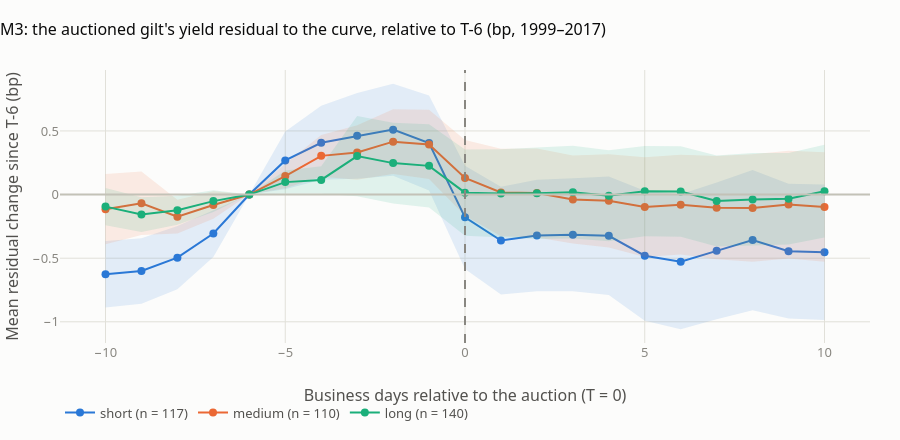

The notebook cell this image was saved under:
### Code cell
M3P = pd.read_csv(ms.M3_PATHS_FILE).merge(A[["auction_id", "bucket"]], on="auction_id")
M3P = M3P[M3P.groupby("auction_id")["residual_bp"].transform(lambda s: s.notna().all())]     # full paths only
agg = M3P.groupby(["bucket", "k"])["residual_rel_t6_bp"].agg(mean="mean", se=lambda s: s.std() / np.sqrt(len(s)), n="size").reset_index()
title = "M3: the auctioned gilt's yield residual to the curve, relative to T-6 (bp, 1999–2017)"
fig_s, ax = plt.subplots(figsize=(10, 4.6))
ax.axhline(0, color=plotting.BASELINE, lw=1); ax.axvline(0, color=plotting.INK_MUTED, lw=1, ls="--")
for b in order:
    a = agg[agg.bucket == b]
    ax.fill_between(a.k, a["mean"] - 1.96 * a.se, a["mean"] + 1.96 * a.se, color=cb[b], alpha=0.12, lw=0)
    ax.plot(a.k, a["mean"], color=cb[b], marker="o", ms=4, label=f"{b} (n = {int(a.n.iloc[0])})")
ax.set_xticks(range(-10, 11, 2)); ax.set_xlabel("Business days relative to the auction (T = 0)")
ax.set_ylabel("Mean residual change since T-6 (bp)"); ax.set_title(title); ax.legend(title=None, loc="upper left")
fig_s.tight_layout()
fig_p = go.Figure()
for b in order:
    a = agg[agg.bucket == b]
    r_, g_, b_ = (int(cb[b][i:i + 2], 16) for i in (1, 3, 5))
    fig_p.add_trace(go.Scatter(x=np.r_[a.k, a.k[::-1]], y=np.r_[a["mean"] + 1.96 * a.se, (a["mean"] - 1.96 * a.se)[::-1]],
                               fill="toself", fillcolor=f"rgba({r_},{g_},{b_},0.12)", line=dict(width=0),
                               hoverinfo="skip", showlegend=False, legendgroup=b))
    fig_p.add_trace(go.Scatter(x=a.k, y=a["mean"], mode="lines+markers", name=f"{b} (n = {int(a.n.iloc[0])})",
                               legendgroup=b, line=dict(color=cb[b]),
                               hovertemplate="T%{x:+d}: %{y:+.2f} bp<extra>" + b + "</extra>"))
fig_p.add_hline(y=0, line_color=plotting.BASELINE); fig_p.add_vline(x=0, line_dash="dash", line_color=plotting.INK_MUTED)
fig_p.update_layout(template=plotting.PLOTLY_TEMPLATE, height=440, title=title, xaxis_title="Business days relative to the auction (T = 0)",
                    yaxis_title="Mean residual change since T-6 (bp)", legend=dict(orientation="h", y=-0.2))
plotting.save_pair("stage5_m3_paths", fig_s, fig_p)
fig_p.show()

### Figure 1 — Plotly figure (JSON) as saved in the notebook; plotly's stock layout.template omitted (floating-point values rounded to 4 significant figures)
{"data": [{"fill": "toself", "fillcolor": "rgba(42,120,214,0.12)", "hoverinfo": "skip", "legendgroup": "short", "line": {"width": 0}, "showlegend": false, "type": "scatter", "x": [-10, -9, -8, -7, -6, -5, -4, -3, -2, -1, 0, 1, 2, 3, 4, 5, 6, 7, 8, 9, 10, 10, 9, 8, 7, 6, 5, 4, 3, 2, 1, 0, -1, -2, -3, -4, -5, -6, -7, -8, -9, -10], "y": [-0.3643, -0.3438, -0.2479, -0.1225, 0.0, 0.4954, 0.6986, 0.7981, 0.8718, 0.7796, 0.2269, 0.06246, 0.116, 0.1275, 0.1412, 0.03076, 0.002501, 0.09563, 0.1935, 0.0848, 0.07959, -0.9855, -0.9741, -0.9082, -0.9804, -1.059, -0.9921, -0.7887, -0.759, -0.759, -0.7846, -0.5845, 0.03205, 0.1488, 0.1245, 0.1155, 0.04149, 0.0, -0.4901, -0.744, -0.8581, -0.8877]}, {"hovertemplate": "T%{x:+d}: %{y:+.2f} bp<extra>short</extra>", "legendgroup": "short", "line": {"color": "#2a78d6"}, "mode": "lines+markers", "name": "short (n = 117)", "type": "scatter", "x": [-10, -9, -8, -7, -6, -5, -4, -3, -2, -1, 0, 1, 2, 3, 4, 5, 6, 7, 8, 9, 10], "y": [-0.626, -0.601, -0.496, -0.3063, 0.0, 0.2684, 0.4071, 0.4613, 0.5103, 0.4058, -0.1788, -0.3611, -0.3215, -0.3158, -0.3237, -0.4806, -0.5284, -0.4424, -0.3573, -0.4447, -0.4529]}, {"fill": "toself", "fillcolor": "rgba(235,104,52,0.12)", "hoverinfo": "skip", "legendgroup": "medium", "line": {"width": 0}, "showlegend": false, "type": "scatter", "x": [-10, -9, -8, -7, -6, -5, -4, -3, -2, -1, 0, 1, 2, 3, 4, 5, 6, 7, 8, 9, 10, 10, 9, 8, 7, 6, 5, 4, 3, 2, 1, 0, -1, -2, -3, -4, -5, -6, -7, -8, -9, -10], "y": [0.1611, 0.1812, -0.04125, 0.02687, 0.0, 0.2417, 0.4678, 0.5447, 0.6697, 0.6658, 0.4285, 0.3609, 0.3627, 0.3063, 0.3178, 0.2934, 0.3123, 0.3033, 0.3162, 0.3448, 0.3327, -0.5284, -0.5028, -0.5276, -0.5085, -0.4718, -0.49, -0.4157, -0.3838, -0.3376, -0.3274, -0.1669, 0.122, 0.162, 0.1162, 0.1406, 0.04982, 0.0, -0.1904, -0.3068, -0.3171, -0.391]}, {"hovertemplate": "T%{x:+d}: %{y:+.2f} bp<extra>medium</extra>", "legendgroup": "medium", "line": {"color": "#eb6834"}, "mode": "lines+markers", "name": "medium (n = 110)", "type": "scatter", "x": [-10, -9, -8, -7, -6, -5, -4, -3, -2, -1, 0, 1, 2, 3, 4, 5, 6, 7, 8, 9, 10], "y": [-0.1149, -0.06795, -0.174, -0.08177, 0.0, 0.1457, 0.3042, 0.3304, 0.4158, 0.3939, 0.1308, 0.01674, 0.01257, -0.03875, -0.04892, -0.09832, -0.07979, -0.1026, -0.1057, -0.07899, -0.09781]}, {"fill": "toself", "fillcolor": "rgba(27,175,122,0.12)", "hoverinfo": "skip", "legendgroup": "long", "line": {"width": 0}, "showlegend": false, "type": "scatter", "x": [-10, -9, -8, -7, -6, -5, -4, -3, -2, -1, 0, 1, 2, 3, 4, 5, 6, 7, 8, 9, 10, 10, 9, 8, 7, 6, 5, 4, 3, 2, 1, 0, -1, -2, -3, -4, -5, -6, -7, -8, -9, -10], "y": [0.05102, -0.02083, -0.009941, 0.03377, 0.0, 0.1896, 0.2227, 0.6178, 0.5652, 0.5521, 0.3535, 0.3554, 0.37, 0.3832, 0.3476, 0.3815, 0.38, 0.3062, 0.3259, 0.3273, 0.3913, -0.3377, -0.3923, -0.4027, -0.4071, -0.3316, -0.3283, -0.366, -0.346, -0.3483, -0.3379, -0.3233, -0.1009, -0.0708, -0.0126, 0.007139, 0.006207, 0.0, -0.1367, -0.2371, -0.2936, -0.2403]}, {"hovertemplate": "T%{x:+d}: %{y:+.2f} bp<extra>long</extra>", "legendgroup": "long", "line": {"color": "#1baf7a"}, "mode": "lines+markers", "name": "long (n = 140)", "type": "scatter", "x": [-10, -9, -8, -7, -6, -5, -4, -3, -2, -1, 0, 1, 2, 3, 4, 5, 6, 7, 8, 9, 10], "y": [-0.09466, -0.1572, -0.1235, -0.05144, 0.0, 0.09789, 0.1149, 0.3026, 0.2472, 0.2256, 0.01505, 0.008754, 0.01082, 0.01864, -0.009202, 0.02658, 0.0242, -0.05045, -0.03839, -0.03251, 0.02678]}], "layout": {"height": 440, "legend": {"orientation": "h", "y": -0.2}, "shapes": [{"line": {"color": "#c3c2b7"}, "type": "line", "x0": 0, "x1": 1, "xref": "x domain", "y0": 0, "y1": 0, "yref": "y"}, {"line": {"color": "#898781", "dash": "dash"}, "type": "line", "x0": 0, "x1": 0, "xref": "x", "y0": 0, "y1": 1, "yref": "y domain"}], "title": {"text": "M3: the auctioned gilt's yield residual to the curve, relative to T-6 (bp, 1999–2017)"}, "xaxis": {"title": {"text": "Business days relative to the auction (T = 0)"}}, "yaxis": {"title": {"text": "Mean residual change since T-6 (bp)"}}}}
